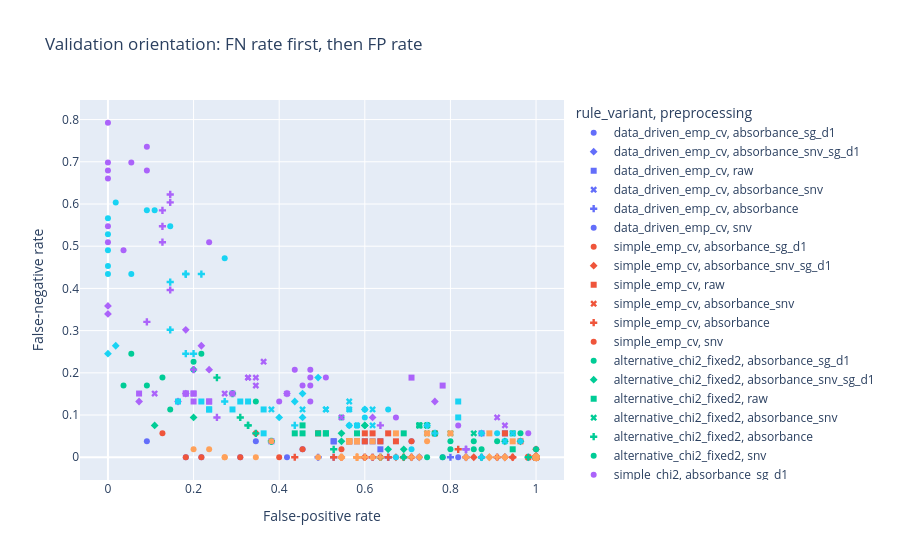

Here is the notebook cell this chart was saved with:
### Code cell
fig = px.scatter(
    validation_grid_ranked,
    x="fp_rate",
    y="fn_rate",
    color="rule_variant",
    symbol="preprocessing",
    hover_data=["n_components", "accuracy", "f1_score", "balanced_accuracy", "tp", "fn", "fp", "tn"],
    title="Validation orientation: FN rate first, then FP rate",
)
fig.update_layout(xaxis_title="False-positive rate", yaxis_title="False-negative rate")
fig.show()
